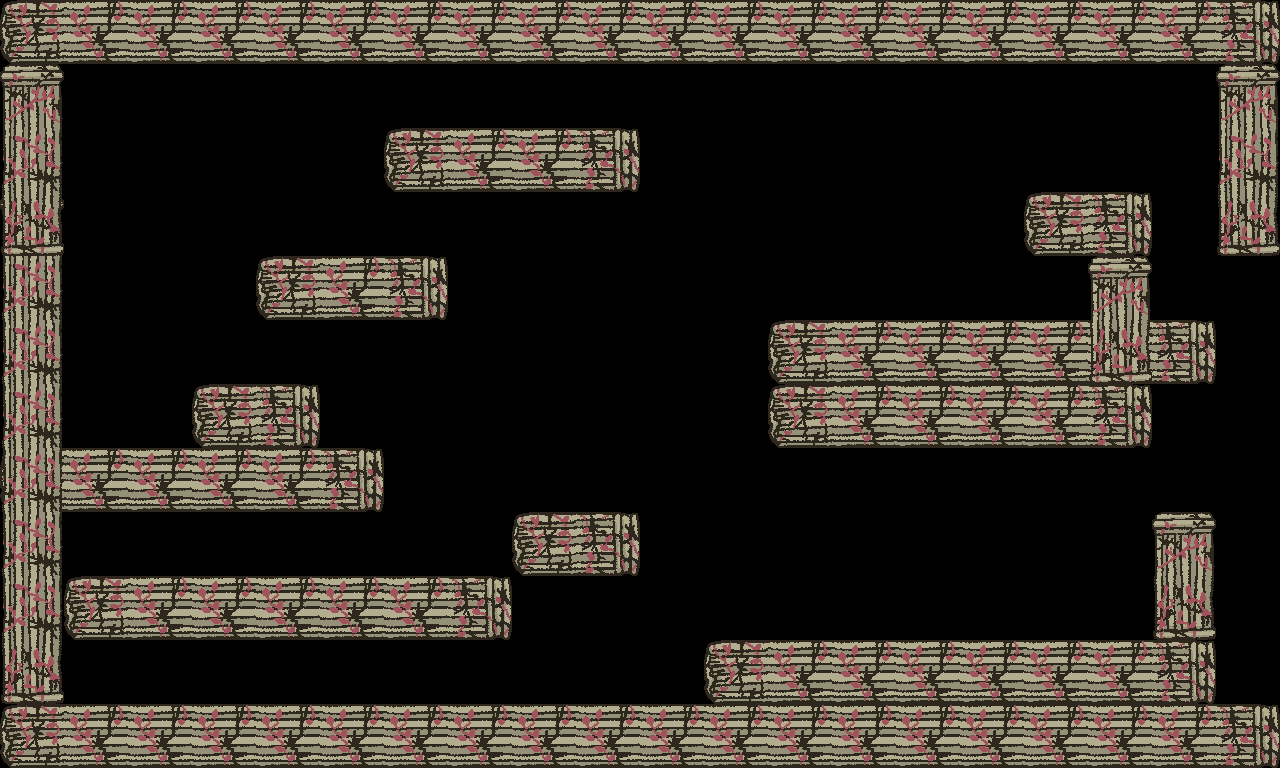

This game map was drawn from its Tiled (.tmx) file and the tilesets committed beside it. A one-line description and the full map source follow:
An orthogonal 20x12 tile map with 64x64 px tiles, 3 tile layers (platforms1, platforms2, platforms3).

<map version="1.9" tiledversion="1.9.2" orientation="orthogonal" renderorder="right-down" width="20" height="12" tilewidth="64" tileheight="64" infinite="0" nextlayerid="7" nextobjectid="1">
 <editorsettings>
  <export target="gamelevel.json" format="json" />
 </editorsettings>
 <tileset firstgid="1" name="tiles" tilewidth="64" tileheight="64" tilecount="12" columns="4">
  <image source="tilesheet.png" width="256" height="192" />
 </tileset>
 <layer id="1" name="platforms1" width="20" height="12">
  <data encoding="csv">
0,0,0,0,0,0,0,0,0,0,0,0,0,0,0,0,0,0,0,0,
0,0,0,0,0,0,0,0,0,0,0,0,0,0,0,0,0,0,0,0,
0,0,0,0,0,0,0,0,0,0,0,0,0,0,0,0,0,0,0,0,
0,0,0,0,0,0,0,0,0,0,0,0,0,0,0,0,0,0,0,0,
0,0,0,0,9,10,11,0,0,0,0,0,0,0,0,0,0,0,0,0,
0,0,0,0,0,0,0,0,0,0,0,0,9,10,10,10,10,10,11,0,
0,0,0,0,0,0,0,0,0,0,0,0,0,0,0,0,0,0,0,0,
9,10,10,10,10,11,0,0,0,0,0,0,0,0,0,0,0,0,0,0,
0,0,0,0,0,0,0,0,0,0,0,0,0,0,0,0,0,0,0,0,
0,0,0,0,0,0,0,0,0,0,0,0,0,0,0,0,0,0,0,0,
0,0,0,0,0,0,0,0,0,0,0,0,0,0,0,0,0,0,0,0,
9,10,10,10,10,10,10,10,10,10,10,10,10,10,10,10,10,10,10,11
</data>
 </layer>
 <layer id="2" name="platforms2" width="20" height="12">
  <data encoding="csv">
0,0,0,0,0,0,0,0,0,0,0,0,0,0,0,0,0,0,0,0,
0,0,0,0,0,0,0,0,0,0,0,0,0,0,0,0,0,0,0,0,
0,0,0,0,0,0,9,10,10,11,0,0,0,0,0,0,0,0,0,0,
4,0,0,0,0,0,0,0,0,0,0,0,0,0,0,0,9,11,0,0,
8,0,0,0,0,0,0,0,0,0,0,0,0,0,0,0,0,4,0,0,
8,0,0,0,0,0,0,0,0,0,0,0,0,0,0,0,0,12,0,0,
8,0,0,0,0,0,0,0,0,0,0,0,9,10,10,10,10,11,0,0,
8,0,0,0,0,0,0,0,0,0,0,0,0,0,0,0,0,0,0,0,
8,0,0,0,0,0,0,0,0,0,0,0,0,0,0,0,0,0,0,0,
8,9,10,10,10,10,10,11,0,0,0,0,0,0,0,0,0,0,0,0,
12,0,0,0,0,0,0,0,0,0,0,0,0,0,0,0,0,0,0,0,
0,0,0,0,0,0,0,0,0,0,0,0,0,0,0,0,0,0,0,0
</data>
 </layer>
 <layer id="3" name="platforms3" width="20" height="12">
  <data encoding="csv">
9,10,10,10,10,10,10,10,10,10,10,10,10,10,10,10,10,10,10,11,
4,0,0,0,0,0,0,0,0,0,0,0,0,0,0,0,0,0,0,4,
8,0,0,0,0,0,0,0,0,0,0,0,0,0,0,0,0,0,0,8,
12,0,0,0,0,0,0,0,0,0,0,0,0,0,0,0,0,0,0,12,
0,0,0,0,0,0,0,0,0,0,0,0,0,0,0,0,0,0,0,0,
0,0,0,0,0,0,0,0,0,0,0,0,0,0,0,0,0,0,0,0,
0,0,0,9,11,0,0,0,0,0,0,0,0,0,0,0,0,0,0,0,
0,0,0,0,0,0,0,0,0,0,0,0,0,0,0,0,0,0,0,0,
0,0,0,0,0,0,0,0,9,11,0,0,0,0,0,0,0,0,4,0,
0,0,0,0,0,0,0,0,0,0,0,0,0,0,0,0,0,0,12,0,
0,0,0,0,0,0,0,0,0,0,0,9,10,10,10,10,10,10,11,0,
0,0,0,0,0,0,0,0,0,0,0,0,0,0,0,0,0,0,0,0
</data>
 </layer>
 <objectgroup id="4" name="collectibles1" />
 <objectgroup id="5" name="collectibles2" />
 <objectgroup id="6" name="collectibles3" />
</map>
